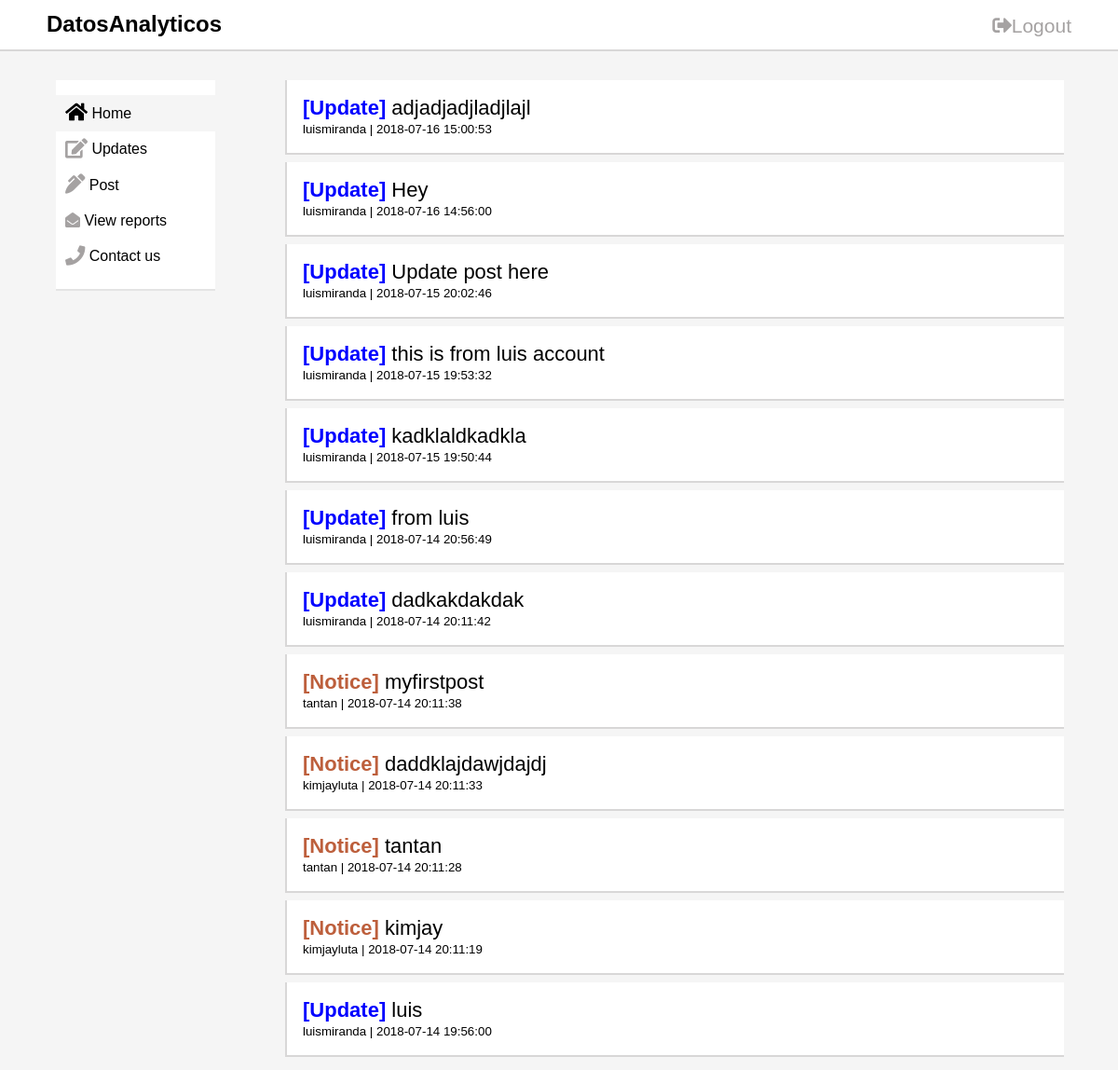
Page /index.php (signed in) on the earlier database version.
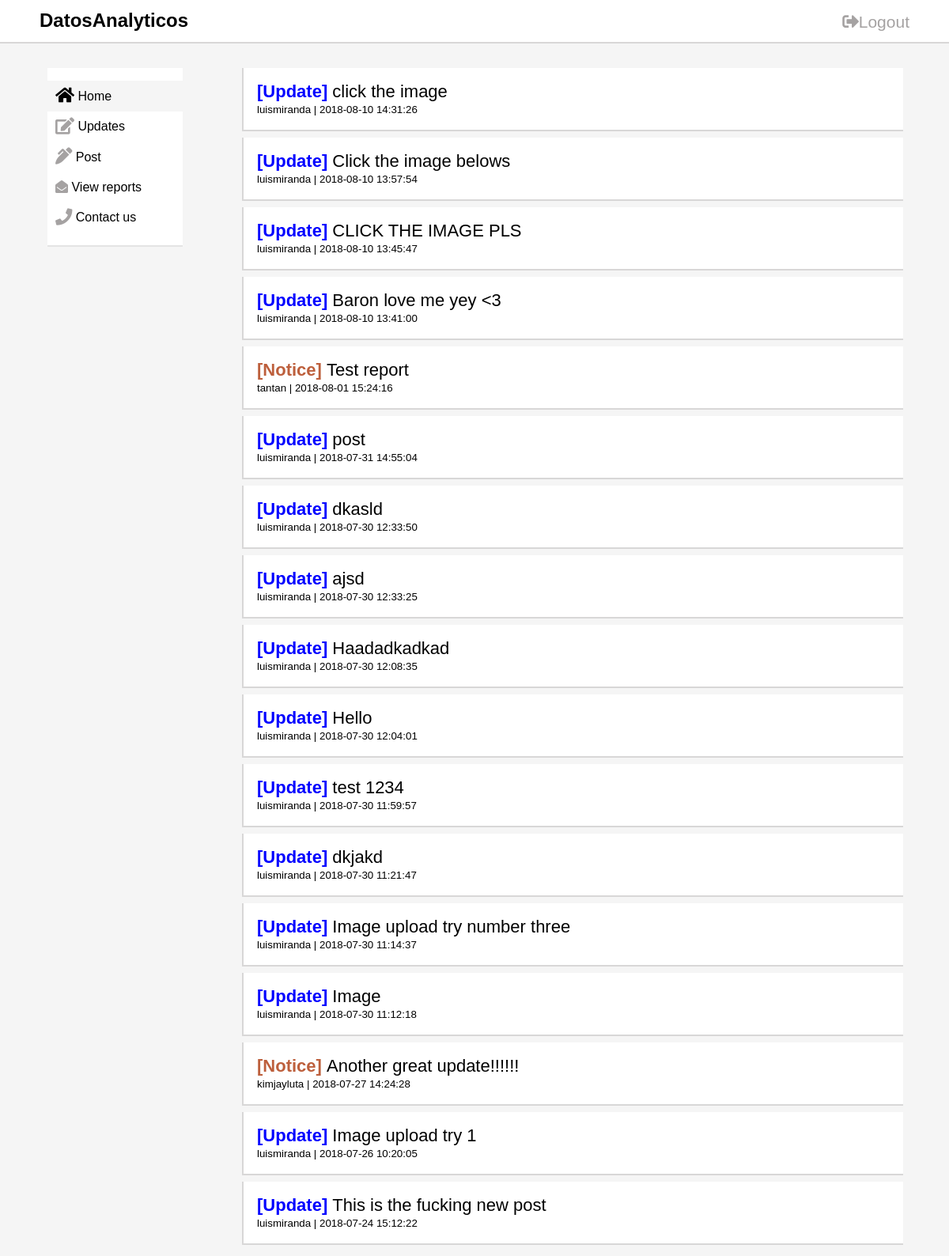
Same page on the later database version.
### tables this page shows
CREATE TABLE `posts` (
  `id` int(11) NOT NULL,
  `title` text NOT NULL,
  `description` text NOT NULL,
  `posted_at` datetime NOT NULL,
  `likes` int(255) NOT NULL,
  `comments` int(11) NOT NULL,
  `user_id` int(11) NOT NULL
);

CREATE TABLE `users` (
  `id` int(11) NOT NULL,
  `username` varchar(255) NOT NULL,
  `password` varchar(255) NOT NULL,
  `email` varchar(255) NOT NULL,
  `firstname` varchar(255) NOT NULL,
  `lastname` varchar(255) NOT NULL,
  `type` int(11) NOT NULL
);

### index.php (the view, shortened to what this page needs)
<?php
    include "functions/database.php";
    @$loggedType = $_SESSION['type'];
?>
<!doctype html>
<html lang="en">
<head>
    <link rel="stylesheet" href="https://use.fontawesome.com/releases/v5.1.0/css/all.css">
    <link rel="stylesheet" href="css/index.css">
</head>
<body>
<nav class="nav">
    <div class="container">
        <h2  style="margin: 6px 0 10px 0; float: left;">DatosAnalyticos</h2>
        <a href="functions/lslfunction.php?logout" type="submit" id="logout"><i class="fas fa-sign-out-alt"  ></i>Logout</a>
    </div>
</nav>
<div class="container">
    <div class="row">
        <div class="colOne">
            <ul>
                <li class="active"><a href="index.php" class="link" ><i class="fas fa-home fa-lg"></i> Home</a></li>
                <li><a href="updates.php" class="link"><i class="fas fa-edit fa-lg" style="color: #a5a2a2;"></i> Updates</a></li>
                <?php
                    if ($loggedType > 0){
                        echo ' <li><a href="adminpost.php" class="link"><i class="fas fa-pen-alt fa-lg" style="color: #a5a2a2;"></i>  Post</a></li>';
                        echo ' <li><a href="sent_reports.php" class="link"><i class="fas fa-envelope-open" style="color: #a5a2a2;"></i> View reports</a></li>';
                    } else{
                        echo '<li><a href="report.php" class="link">&nbsp;<i class="fas fa-file fa-lg" style="color: #a5a2a2;"></i>&nbsp;&nbsp;Report</a></li>';
                    }
                ?>
                <li><a href="#" class="link"><i class="fas fa-phone fa-lg" style="color: #a5a2a2;"></i>&nbsp;Contact us</a></li>
            </ul>
        </div>
        <div>
            <?php
                $query = mysqli_query($connect,"SELECT posts.*,users.username FROM posts,users WHERE posts.user_id = users.id ORDER BY posted_at DESC");
                $posts = array();
                 while ($row = mysqli_fetch_array($query)){
                     array_push($posts,$row);
                 }
                foreach ($posts as $p){
                    echo "<div class='colTwo'>";
                    if ($p['user_id'] == 2){
                        echo " <a href='viewpost.php?id=".$p['id']."' style='text-decoration-line:none; color: black; font-size: 22px;'><strong style='color:blue;'>[Update] </strong>".$p['title']."</a><br>";
                    } else{
                        echo " <a href='viewpost.php?id=".$p['id']."' style='text-decoration-line:none; color: black; font-size: 22px;'><strong style='color:#bd5f3c;'>[Notice] </strong>".$p['title']."</a><br>";
                    }
                    echo "<small>".$p['username']." | ".$p['posted_at']." </small>";
                    echo "</div>";
                }
            ?>
        </div>
    </div>
</div>
</body>
</html>

### css/index.css (style rules this page uses)
body { margin: 0; background-color: whitesmoke; }
* { font-family: Arial, sans-serif; }
.nav { height: 53px; background-color: white; margin-bottom: 25px; border-bottom: 2px solid #d8d7d7; }
.container { width: 1100px; padding: 6px; margin: auto; }
.colOne { background: white; width: 171px; float: left; border-bottom:2px solid #bfbfbf6b; margin-left: 10px; }
.colTwo { width: 800px; margin-left: 16rem; padding: 17px; background-color: white; margin-bottom: 8px; font-family: sans-serif; border-bottom: 2px solid #d8d7d7; border-left: 2px solid #d8d7d7; }
.link { text-decoration: none; color: #000; font-size: 16px; text-align: center; }
.active { background: whitesmoke; }
#logout { float: right; margin-top: 10px; font-size: 21px; color: #a5a2a2; text-decoration: none; }
ul { list-style: none; padding-left: 0 !important; }
ul>li { font-family: sans-serif; padding: 10px; }

Differences in the rows shown:
removed posts: title "adjadjadjladjlajl", user.username "luismiranda", posted_at "2018-07-16 15:00:53"
removed posts: title "Hey", user.username "luismiranda", posted_at "2018-07-16 14:56:00"
removed posts: title "Update post here", user.username "luismiranda", posted_at "2018-07-15 20:02:46"
removed posts: title "this is from luis account", user.username "luismiranda", posted_at "2018-07-15 19:53:32"
removed posts: title "kadklaldkadkla", user.username "luismiranda", posted_at "2018-07-15 19:50:44"
removed posts: title "from luis", user.username "luismiranda", posted_at "2018-07-14 20:56:49"
removed posts: title "dadkakdakdak", user.username "luismiranda", posted_at "2018-07-14 20:11:42"
removed posts: title "myfirstpost", user.username "tantan", posted_at "2018-07-14 20:11:38"
removed posts: title "daddklajdawjdajdj", user.username "kimjayluta", posted_at "2018-07-14 20:11:33"
removed posts: title "tantan", user.username "tantan", posted_at "2018-07-14 20:11:28"
removed posts: title "kimjay", user.username "kimjayluta", posted_at "2018-07-14 20:11:19"
removed posts: title "luis", user.username "luismiranda", posted_at "2018-07-14 19:56:00"
added posts: title "click the image", user.username "luismiranda", posted_at "2018-08-10 14:31:26"
added posts: title "Click the image belows", user.username "luismiranda", posted_at "2018-08-10 13:57:54"
added posts: title "CLICK THE IMAGE PLS", user.username "luismiranda", posted_at "2018-08-10 13:45:47"
added posts: title "Baron love me yey <3", user.username "luismiranda", posted_at "2018-08-10 13:41:00"
added posts: title "Test report", user.username "tantan", posted_at "2018-08-01 15:24:16"
added posts: title "post", user.username "luismiranda", posted_at "2018-07-31 14:55:04"
added posts: title "dkasld", user.username "luismiranda", posted_at "2018-07-30 12:33:50"
added posts: title "ajsd", user.username "luismiranda", posted_at "2018-07-30 12:33:25"
added posts: title "Haadadkadkad", user.username "luismiranda", posted_at "2018-07-30 12:08:35"
added posts: title "Hello", user.username "luismiranda", posted_at "2018-07-30 12:04:01"
added posts: title "test 1234", user.username "luismiranda", posted_at "2018-07-30 11:59:57"
added posts: title "dkjakd", user.username "luismiranda", posted_at "2018-07-30 11:21:47"
added posts: title "Image upload try number three", user.username "luismiranda", posted_at "2018-07-30 11:14:37"
added posts: title "Image", user.username "luismiranda", posted_at "2018-07-30 11:12:18"
added posts: title "Another great update!!!!!!", user.username "kimjayluta", posted_at "2018-07-27 14:24:28"
added posts: title "Image upload try 1", user.username "luismiranda", posted_at "2018-07-26 10:20:05"
added posts: title "This is the fucking new post", user.username "luismiranda", posted_at "2018-07-24 15:12:22"
